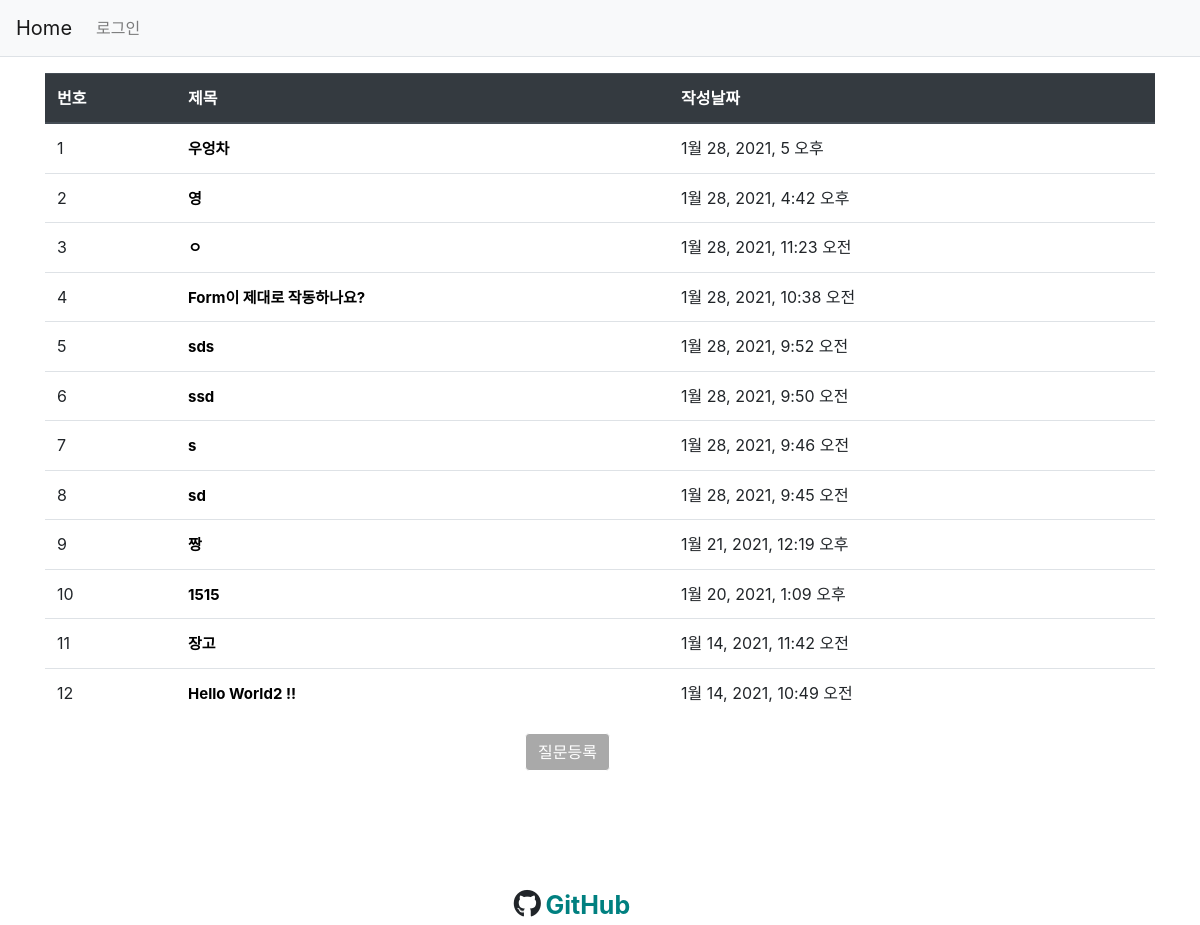
The page / on the database its author committed.
### pybo/models.py (models this page shows, shortened)
class Question(models.Model):
    subject = models.CharField(max_length=200)  # 최대 200자 까지 입력 가능
    content = models.TextField()
    create_date = models.DateTimeField()
    photo = models.ImageField(upload_to="photo")

### pybo/views.py (the view)
# urls.py: path("", views.index, name="index"),
def index(request):
    question_list = Question.objects.order_by("-create_date")
    context = {"question_list": question_list}
    return render(request, "templates/index.html", context)

### templates/index.html (shortened to what this page needs)
{% extends 'base.html' %}
{% load static %}
{% block content %}
    <div class="container my-3">
        <table class="table">
            <thead>
                <tr class="thead-dark">
                    <th>번호</th>
                    <th>제목</th>
                    <th>작성날짜</th>
                </tr>
            </thead>
            <tbody>
                {% if question_list %}
                {% for i in question_list  %}
            <tr>
                <td>{{forloop.counter}} </td>
                <td>
                        <a  style="color: black; font-size: 15px; font-weight: bold;" href=" {% url 'pybo:detail' i.id  %} " >{{ i.subject }}</a>
                </td>
                <td>
                    {{i.create_date}}
                </td>
            </tr>
        {% endfor %}
    {% endif %}
            </tbody>
        </table>
        <a href=" {% url 'pybo:question_create' %}" class="btn btn-primary" style="position: relative; left:480px; color:  white; background-color: darkgray; border: 1px solid white;">질문등록</a>
    </div>
{% endblock  %}

### rows shown on the page
Question: subject "우엉차", create_date "1월 28, 2021, 5 오후"
Question: subject "영", create_date "1월 28, 2021, 4:42 오후"
Question: subject "ㅇ", create_date "1월 28, 2021, 11:23 오전"
Question: subject "Form이 제대로 작동하나요?", create_date "1월 28, 2021, 10:38 오전"
Question: subject "sds", create_date "1월 28, 2021, 9:52 오전"
Question: subject "ssd", create_date "1월 28, 2021, 9:50 오전"
Question: subject "s", create_date "1월 28, 2021, 9:46 오전"
Question: subject "sd", create_date "1월 28, 2021, 9:45 오전"
Question: subject "짱", create_date "1월 21, 2021, 12:19 오후"
Question: subject "1515", create_date "1월 20, 2021, 1:09 오후"
Question: subject "장고", create_date "1월 14, 2021, 11:42 오전"
Question: subject "Hello World2 !!", create_date "1월 14, 2021, 10:49 오전"
